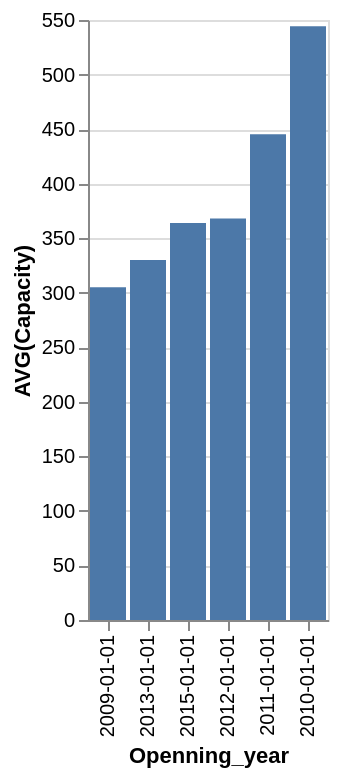

Write the Vega-Lite specification saved for this chart.
### Vega-Lite specification from a JSON file in a GitHub repository (floating-point values rounded to 4 significant figures)
{"data": {"values": [{"x_data": "2009-01-01", "y_data": 305}, {"x_data": "2013-01-01", "y_data": 330}, {"x_data": "2015-01-01", "y_data": 364}, {"x_data": "2012-01-01", "y_data": 368}, {"x_data": "2011-01-01", "y_data": 445.3}, {"x_data": "2010-01-01", "y_data": 544.3}]}, "mark": "bar", "encoding": {"x": {"field": "x_data", "type": "nominal", "title": "Openning_year", "sort": {"op": "sum", "field": "y_data", "order": "ascending"}}, "y": {"field": "y_data", "type": "quantitative", "title": "AVG(Capacity)"}}}
